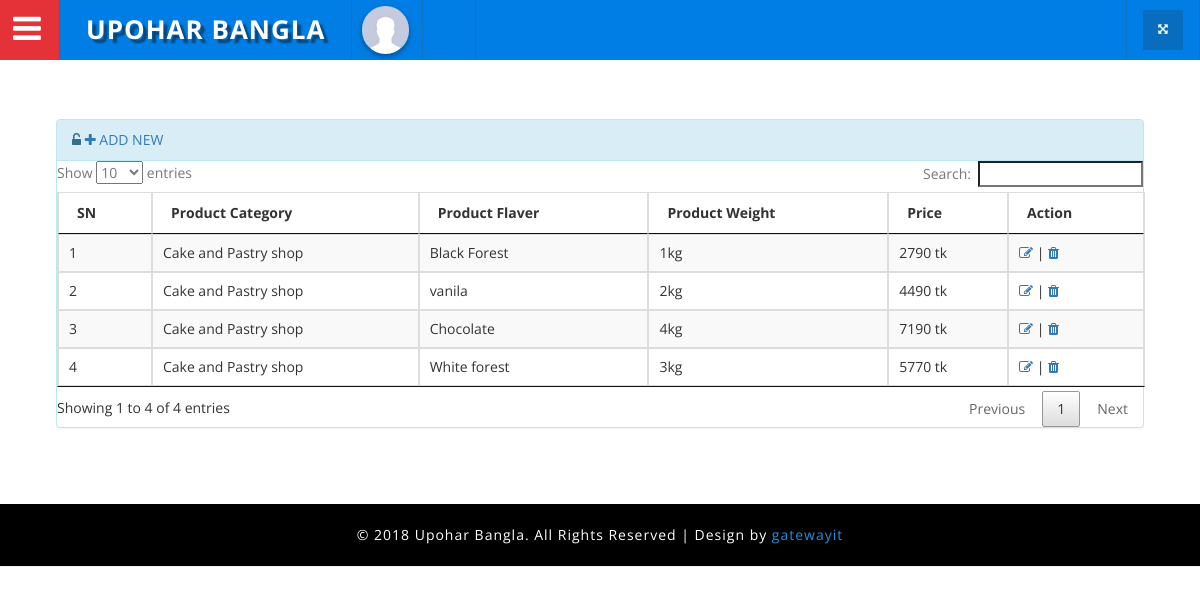
Page /Super_admin/FlavorWeight on the committed database.
### tables this page shows
CREATE TABLE IF NOT EXISTS `tbl_flover_weight` (
  `fw_id` int(3) NOT NULL,
  `prod_catid` int(3) NOT NULL,
  `flaver` varchar(32) NOT NULL,
  `weight` text NOT NULL,
  `price` int(8) NOT NULL
);

CREATE TABLE IF NOT EXISTS `category` (
  `cat_id` int(11) NOT NULL,
  `category` varchar(100) NOT NULL,
  `cat_image` varchar(100) NOT NULL
);

### application/controllers/Super_admin.php (called while the page is built, shortened)
<?php
class Super_admin extends CI_Controller
{
	public function __construct(){
		$this->load->model('Admin_model');
		$this->load->helper('admin_helper');
	}
	public function FlavorWeight(){
		$data=array();
		$data['result']=$this->Admin_model->flover_weight();
		$this->load->view('admin/flover_weight',$data);
	}
}

### index.php (called while the page is built, shortened)
<?php
require_once BASEPATH.'core/CodeIgniter.php';

### application/models/Admin_model.php (called while the page is built, shortened)
<?php
class Admin_model extends CI_Model{
	public function flover_weight(){
		$query = $this->db->select('*')->from('tbl_flover_weight')->join('category','category.cat_id=prod_catid')->get()->result();
		return $query;
	}
}
?>

### application/views/admin/flover_weight.php (the view, shortened to what this page needs)
<?php include('header.php'); ?>
	<div class="inner_content">
		<div class="inner_content_w3_agile_info">
            <div class="agile_top_w3_grids">
    			<div class="panel panel-info">
                    <div class="panel-heading"> <i class="fa fa-unlock-alt" aria-hidden="true"></i>
                        <a href="<?php print base_url('super_admin/AddFloverWeight');?>">
                            <i class="fa fa-plus"></i> ADD NEW
                        </a>
                    </div>
    				<div class="block-content collapse in">
                        <div class="span12">
                            <table id="sample-table-2" class="table table-striped table-bordered table-hover roni">
                                <thead>
                                    <tr>
                                        <th>SN</th>
                                        <th>Product Category</th>
                                        <th>Product Flaver</th>
                                        <th>Product Weight</th>
                                        <th>Price</th>
                                        <th>Action</th>
                                    </tr>
                                </thead>
                                <tbody>
                                	<?php
                                		$i=1;
                                        if($result){
                                		foreach ($result as $value) {
                                	?>
                                        <tr>
                                            <td class="center"><?php print $i++;?></td>
                                            <td class="center"><?php print $value->category;?></td>
                                            <td class="center"><?php print $value->flaver;?></td>
                                            <td class="center"><?php print $value->weight;?></td>
                                            <td class="center"><?php print $value->price.' tk';?></td>
                                            <td class="center">
                                                <a href="<?php print base_url('Super_admin/EditFloverWeight/'.$value->fw_id);?>"><i class="fa fa-pencil-square-o" aria-hidden="true"></i></a> |
                                                <a href="<?php print base_url('Super_admin/DeleteFloverWeight/'.$value->fw_id);?>" onclick="return confirm('Are you sure ?')"><i class="fa fa-trash" aria-hidden="true"></i></a>
                                            </td>
                                        </tr>
                                    <?php }
                                        }else{
                                            echo "Nothing Found !!!";
                                        }
                                    ?>
                                </tbody>
                            </table>
                        </div>
                    </div>
                </div>
			</div>
		</div>
	</div>
<?php include('footer.php'); ?>

### assets/admin/css/component.css (style rules this page uses)
*, *:after, *::before { -webkit-box-sizing: border-box; -moz-box-sizing: border-box; box-sizing: border-box; }

### assets/admin/css/circles.css (style rules this page uses)
body { background-color:#ECF0F1; }

### assets/admin/css/style.css (style rules this page uses)
body { margin:0; padding:0; background:#fff; font-family: 'Open Sans', sans-serif; }
input[type="submit"],a,.nbs-flexisel-nav-left,.nbs-flexisel-nav-right { transition:.5s ease-in; -webkit-transition:.5s ease-in; -moz-transition:.5s ease-in; -o-transition:.5s ease-in; -ms-transition:.5s ease-in; }
.inner_content { padding: 4em 4em; }
.inner_content_w3_agile_info { margin-top:4.5em; }
.table > thead > tr > th, .table > tbody > tr > th, .table > tfoot > tr > th, .table > thead > tr > td, .table > tbody > tr > td, .table > tfoot > tr > td { padding: 9px; }

### rows in the picture
tbl_flover_weight: category.category "Cake and Pastry shop", flaver "Black Forest", weight "1kg", price "2790"
tbl_flover_weight: category.category "Cake and Pastry shop", flaver "vanila", weight "2kg", price "4490"
tbl_flover_weight: category.category "Cake and Pastry shop", flaver "Chocolate", weight "4kg", price "7190"
tbl_flover_weight: category.category "Cake and Pastry shop", flaver "White forest", weight "3kg", price "5770"
